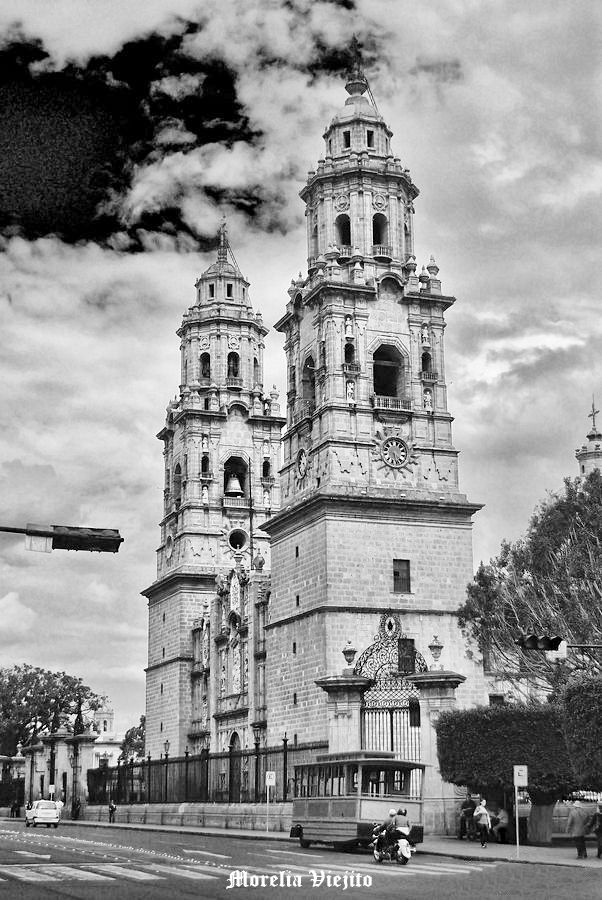
#> input picture morelia.jpg, 602 x 900 px
$ python escalado.py
#> lines starting #> are read from the running program, lines starting #| are printed output that depends on the picture
import cv2 as cv
import numpy as np

# Cargar la imagen en escala de grises
img = cv.imread('morelia.jpg', 0)
#> img is the input picture: shape (900, 602); min 0, max 255, mean 146.3
# Obtener el tamaño de la imagen
x, y = img.shape
#> x = 900; y = 602
# Definir el factor de escala
scale_x, scale_y = 2, 2
# Crear una nueva imagen para almacenar el escalado
scaled_img = np.zeros((int(x * scale_y), int(y * scale_x)), dtype=np.uint8)
# Aplicar el escalado
for i in range(x):
    for j in range(y):
                   #orig_x = int(i * scale_y)
                   #orig_y = int(j * scale_x)
                   scaled_img[int(i*1.7), int(j*1.7)] = img[i, j]
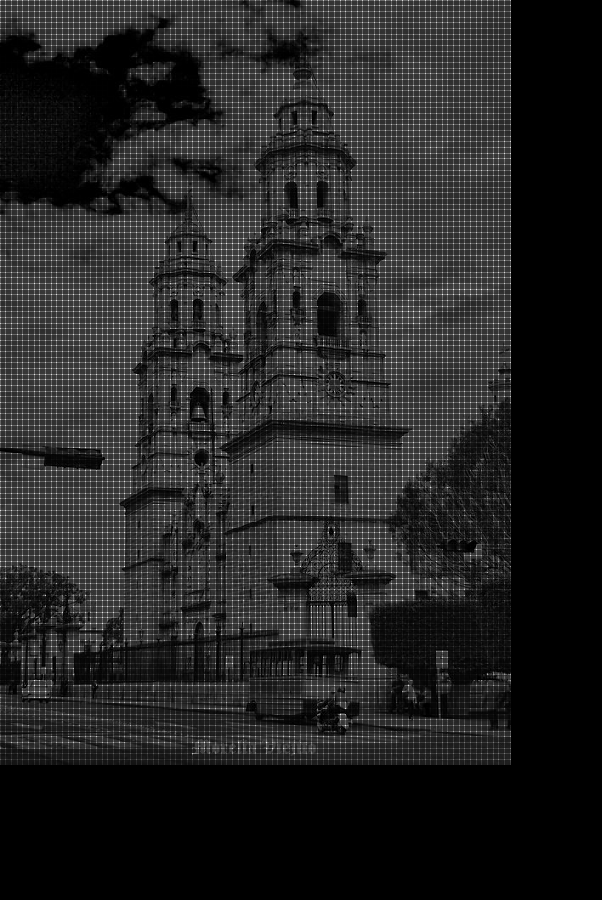
#> scaled_img: shape (1800, 1204) (shown at 1/2 size); min 0, max 255, mean 36.6

# Mostrar la imagen original y la escalada
cv.imshow('Imagen Original', img)
cv.imshow('Imagen Escalada (modo raw)', scaled_img)
cv.waitKey(0)
cv.destroyAllWindows()
